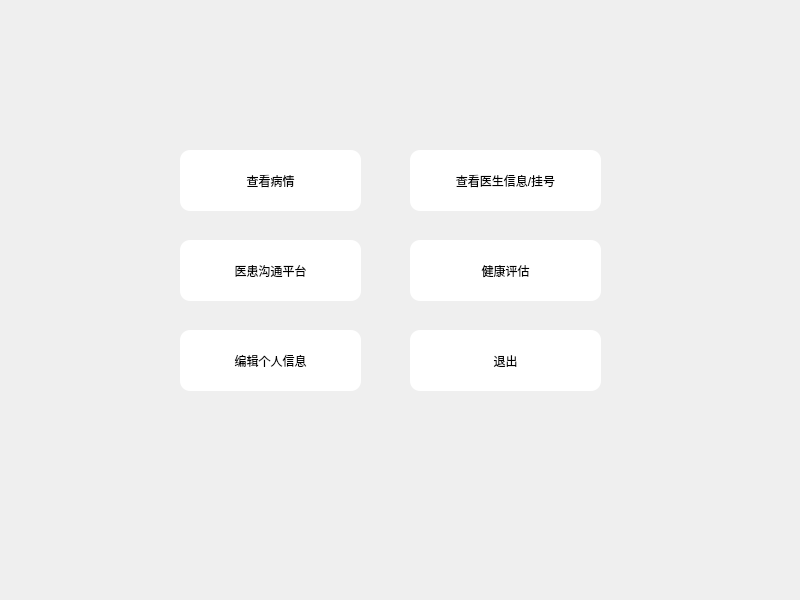
<?xml version="1.0" encoding="UTF-8"?>
<ui version="4.0">
 <class>MainWindow</class>
 <widget class="QMainWindow" name="MainWindow">
  <property name="geometry">
   <rect>
    <x>0</x>
    <y>0</y>
    <width>800</width>
    <height>600</height>
   </rect>
  </property>
  <property name="windowTitle">
   <string>MainWindow</string>
  </property>
  <property name="styleSheet">
   <string notr="true">#centralwidget{border-image: url(:/picture/蓝色渐变.jpg);}
#MainWindow{border-image: url(:/picture/蓝色渐变.jpg);}</string>
  </property>
  <widget class="QWidget" name="centralwidget">
   <widget class="QPushButton" name="pushButton_2">
    <property name="geometry">
     <rect>
      <x>410</x>
      <y>150</y>
      <width>191</width>
      <height>61</height>
     </rect>
    </property>
    <property name="styleSheet">
     <string notr="true">#pushButton_2{border-radius:10px;}
#pushButton_2{background-color: rgb(255, 255, 255);}
</string>
    </property>
    <property name="text">
     <string>查看医生信息/挂号</string>
    </property>
   </widget>
   <widget class="QPushButton" name="pushButton_8">
    <property name="geometry">
     <rect>
      <x>180</x>
      <y>240</y>
      <width>181</width>
      <height>61</height>
     </rect>
    </property>
    <property name="styleSheet">
     <string notr="true">#pushButton_8{border-radius:10px;}
#pushButton_8{background-color: rgb(255, 255, 255);}
</string>
    </property>
    <property name="text">
     <string>医患沟通平台</string>
    </property>
   </widget>
   <widget class="QPushButton" name="pushButton">
    <property name="geometry">
     <rect>
      <x>410</x>
      <y>330</y>
      <width>191</width>
      <height>61</height>
     </rect>
    </property>
    <property name="styleSheet">
     <string notr="true">#pushButton{border-radius:10px;}
#pushButton{background-color: rgb(255, 255, 255);}
</string>
    </property>
    <property name="text">
     <string>退出</string>
    </property>
   </widget>
   <widget class="QPushButton" name="pushButton_3">
    <property name="geometry">
     <rect>
      <x>180</x>
      <y>330</y>
      <width>181</width>
      <height>61</height>
     </rect>
    </property>
    <property name="styleSheet">
     <string notr="true">#pushButton_3{border-radius:10px;}
#pushButton_3{background-color: rgb(255, 255, 255);}
</string>
    </property>
    <property name="text">
     <string>编辑个人信息</string>
    </property>
   </widget>
   <widget class="QPushButton" name="pushButton_5">
    <property name="geometry">
     <rect>
      <x>180</x>
      <y>150</y>
      <width>181</width>
      <height>61</height>
     </rect>
    </property>
    <property name="styleSheet">
     <string notr="true">#pushButton_5{border-radius:10px;}
#pushButton_5{background-color: rgb(255, 255, 255);}
</string>
    </property>
    <property name="text">
     <string>查看病情</string>
    </property>
   </widget>
   <widget class="QPushButton" name="pushButton_9">
    <property name="geometry">
     <rect>
      <x>410</x>
      <y>240</y>
      <width>191</width>
      <height>61</height>
     </rect>
    </property>
    <property name="styleSheet">
     <string notr="true">#pushButton_9{border-radius:10px;}
#pushButton_9{background-color: rgb(255, 255, 255);}
</string>
    </property>
    <property name="text">
     <string>健康评估</string>
    </property>
   </widget>
  </widget>
  <widget class="QMenuBar" name="menuBar">
   <property name="geometry">
    <rect>
     <x>0</x>
     <y>0</y>
     <width>800</width>
     <height>22</height>
    </rect>
   </property>
  </widget>
 </widget>
 <resources/>
 <connections>
  <connection>
   <sender>pushButton</sender>
   <signal>clicked()</signal>
   <receiver>MainWindow</receiver>
   <slot>close()</slot>
   <hints>
    <hint type="sourcelabel">
     <x>89</x>
     <y>554</y>
    </hint>
    <hint type="destinationlabel">
     <x>399</x>
     <y>299</y>
    </hint>
   </hints>
  </connection>
 </connections>
</ui>
